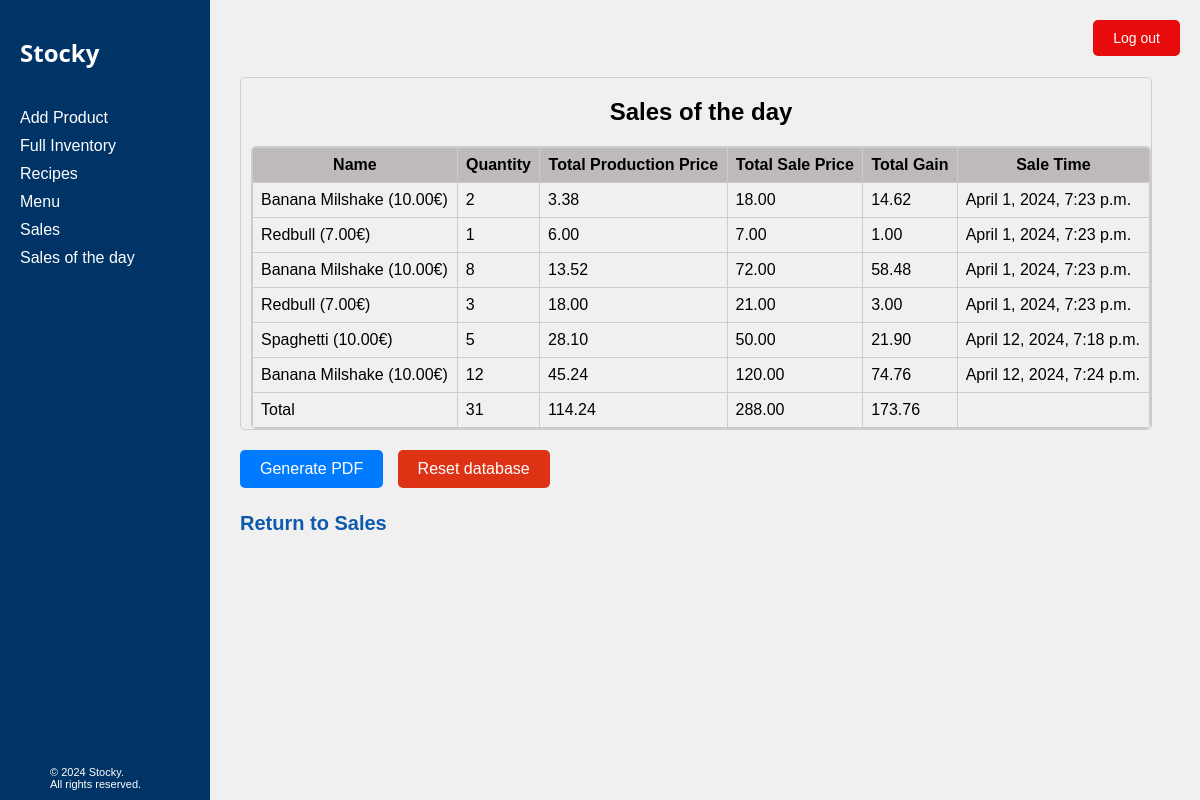
Screenshot of /day_sales/ (signed in) with the database file from the repository.
### Inventory/models.py (models this page shows, shortened)
class Sales(models.Model):
    meal= models.ForeignKey(RecipePrice, on_delete=models.CASCADE)
    quantity = models.IntegerField(default = 0)
    sale_time = models.DateTimeField(auto_now=True)
    total_production_price = models.DecimalField(max_digits=10, decimal_places=2 , default = 0.0)
    total_sale_price = models.DecimalField(max_digits=10, decimal_places=2 , default = 0.0)
    total_gain = models.DecimalField(max_digits=10, decimal_places=2 , default = 0.0)
    class Meta:
        verbose_name = "Sales of the day"

class RecipePrice(models.Model):
    recipe = models.ForeignKey(Recipe, on_delete= models.CASCADE)
    production_price = models.DecimalField(max_digits=10, decimal_places=2 , default = 0.0)
    sale_price = models.DecimalField(max_digits = 10, decimal_places=2,default = 0.0)
    gain = models.DecimalField(max_digits = 10, decimal_places=2, default = 0.0)
    def __str__(self):
        return f" {self.recipe} ({self.sale_price}€) "

class Recipe(models.Model):
    name = models.CharField(max_length = 100)
    def __str__(self):
        return f"{self.name}"
    class Meta:
        verbose_name = "Name of Recipe"

### Inventory/views.py (the view)
# urls.py: path('day_sales/', views.sales_view, name="day_sales"),
def sales_view(request):
    all_sales = Sales.objects.all()
    totals = {
        'meal': '',
        'quantity': all_sales.aggregate(Sum('quantity'))['quantity__sum'],
        'sale_time': '',
        'total_production_price': all_sales.aggregate(Sum('total_production_price'))['total_production_price__sum'],
        'total_sale_price': all_sales.aggregate(Sum('total_sale_price'))['total_sale_price__sum'],
        'total_gain': all_sales.aggregate(Sum('total_gain'))['total_gain__sum']
    }
    context = {
        'all_sales': all_sales,
        'totals': totals
    }
    return render(request, 'Inventory/day_sales.html', context)

### Inventory/templates/Inventory/day_sales.html (shortened to what this page needs)
{% extends 'base.html' %}
{% block content %}
<div class="full-list">
    <h2> Sales of the day </h2>
<form method="post">
    <div class="scrollable-table">
        <table id="sales-table">
            <tr class="sticky-row">
                <th> Name </th>
                <th> Quantity </th>
                <th> Total Production Price </th>
                <th> Total Sale Price </th>
                <th> Total Gain </th>
                <th> Sale Time </th>
            </tr>
            {% for item in all_sales %}
                <tr>
                    <td> {{item.meal}}</td>
                    <td> {{item.quantity}}</td>
                    <td> {{item.total_production_price}}</td>
                    <td> {{item.total_sale_price}}</td>
                    <td> {{item.total_gain}}</td>
                    <td> {{item.sale_time}}</td>
                </tr>
            {% endfor %}
            <tr>
                <td> Total </td>
                <td> {{totals.quantity}}</td>
                <td> {{totals.total_production_price|floatformat:"2"}}</td>
                <td> {{totals.total_sale_price|floatformat:"2"}}</td>
                <td> {{totals.total_gain|floatformat:"2"}}</td>
                <td> </td>
            </tr>
        </table>
    </div>
</form>
</div>
<div class="button-container">
<form action="{% url 'generate_pdf' %}" method="post">
    <button type="submit">Generate PDF</button>
</form>
<form action="{% url 'reset_database' %}" method="post">
<button type="submit" class="reset-button" onclick="return confirm('Are you sure you want to reset the database?')"> Reset database </button>
</form>
</div>
<h2 class="return-link"><a href="{% url 'sales' %}">Return to Sales</a></h2>
{% endblock %}

### Inventory/static/css/bases.css (style rules this page uses)
body, h1, p, header, main, footer { margin: 0; padding: 0; }
body { font-family: Arial, sans-serif; background-color: #f0f0f0; padding: 20px; }

### Inventory/static/css/tables.css (style rules this page uses)
form button { padding: 10px 20px; border: none; border-radius: 5px; background-color: #007bff; color: #fff; cursor: pointer; }
.sticky-row { position: sticky; top: 0; background-color: #bebaba; z-index: 1; padding: 12px; }
.full-list { max-width: 900px; padding-left: 10px; border: 1px solid #ccc; border-radius: 5px; }
.full-list h2 { text-align: center; margin-bottom: 20px; }
.full-list .scrollable-table { border: 1px solid #ccc; border-radius: 5px; overflow-y: auto; max-height: 650px; }
.full-list .scrollable-table table { width: 100%; border-collapse: collapse; }
.full-list .scrollable-table th, .full-list .scrollable-table td { padding: 8px; border: 1px solid #ccc; }
.return-link a { color: #0d5aac; text-decoration: none; font-weight: bold; font-size: 20px; transition: color 0.3s, border-bottom 0.3s; border-bottom: 2px solid transparent; }
.button-container { margin-top: 20px; }
.button-container form { display: inline-block; margin-right: 10px; }
.button-container button { padding: 10px 20px; font-size: 16px; }
.reset-button { background-color: #de3214; color: #fff; border: none; border-radius: 5px; }

### rows the page displays
Sales: meal "Banana Milshake (10.00€)", quantity "2", total_production_price "3.38", total_sale_price "18.00", total_gain "14.62", sale_time "April 1, 2024, 7:23 p.m."
Sales: meal "Redbull (7.00€)", quantity "1", total_production_price "6.00", total_sale_price "7.00", total_gain "1.00", sale_time "April 1, 2024, 7:23 p.m."
Sales: meal "Banana Milshake (10.00€)", quantity "8", total_production_price "13.52", total_sale_price "72.00", total_gain "58.48", sale_time "April 1, 2024, 7:23 p.m."
Sales: meal "Redbull (7.00€)", quantity "3", total_production_price "18.00", total_sale_price "21.00", total_gain "3.00", sale_time "April 1, 2024, 7:23 p.m."
Sales: meal "Spaghetti (10.00€)", quantity "5", total_production_price "28.10", total_sale_price "50.00", total_gain "21.90", sale_time "April 12, 2024, 7:18 p.m."
Sales: meal "Banana Milshake (10.00€)", quantity "12", total_production_price "45.24", total_sale_price "120.00", total_gain "74.76", sale_time "April 12, 2024, 7:24 p.m."

### other values shown
{{ totals.quantity }} "31"
{{ totals.total_production_price|floatformat:"2" }} "114.24"
{{ totals.total_sale_price|floatformat:"2" }} "288.00"
{{ totals.total_gain|floatformat:"2" }} "173.76"
